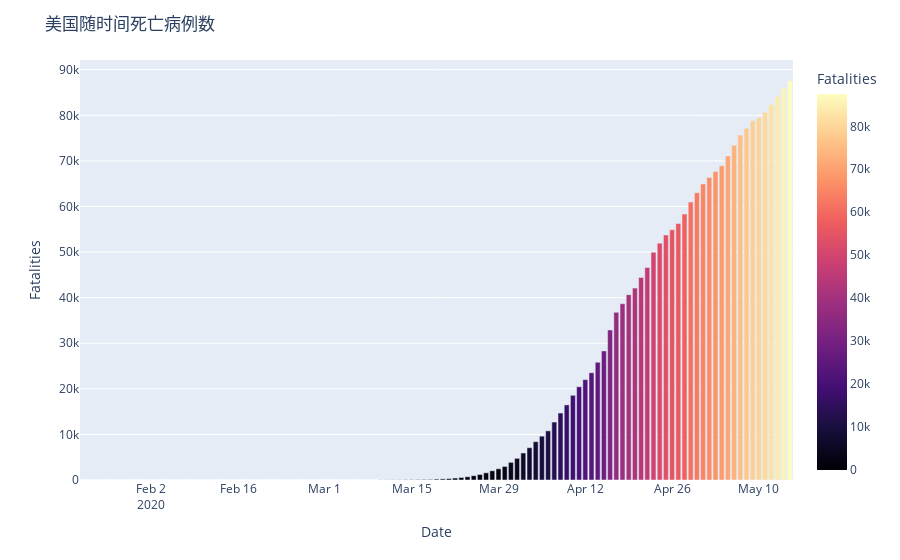

Notebook code cell kept with this figure:
### Code cell
fig = px.bar(df_usa_records,x='Date', y='Fatalities', color="Fatalities", color_continuous_scale=px.colors.sequential.Magma)
fig.update_layout(title_text='美国随时间死亡病例数')
fig.show()
